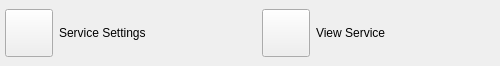
<?xml version="1.0" encoding="UTF-8"?>
<ui version="4.0">
 <class>ServiceSettingsWidgetUi</class>
 <widget class="QWidget" name="ServiceSettingsWidgetUi">
  <property name="geometry">
   <rect>
    <x>0</x>
    <y>0</y>
    <width>500</width>
    <height>62</height>
   </rect>
  </property>
  <property name="sizePolicy">
   <sizepolicy hsizetype="Expanding" vsizetype="Preferred">
    <horstretch>0</horstretch>
    <verstretch>0</verstretch>
   </sizepolicy>
  </property>
  <property name="windowTitle">
   <string>Form</string>
  </property>
  <layout class="QHBoxLayout" name="horizontalLayout">
   <property name="leftMargin">
    <number>0</number>
   </property>
   <property name="topMargin">
    <number>0</number>
   </property>
   <property name="rightMargin">
    <number>0</number>
   </property>
   <property name="bottomMargin">
    <number>0</number>
   </property>
   <item>
    <widget class="QFrame" name="m_ServiceSettingsFrame">
     <layout class="QHBoxLayout" name="horizontalLayout_2">
      <property name="leftMargin">
       <number>5</number>
      </property>
      <property name="topMargin">
       <number>0</number>
      </property>
      <property name="rightMargin">
       <number>0</number>
      </property>
      <property name="bottomMargin">
       <number>0</number>
      </property>
      <item>
       <widget class="VxPushButton" name="m_SettingsButton">
        <property name="minimumSize">
         <size>
          <width>48</width>
          <height>48</height>
         </size>
        </property>
        <property name="maximumSize">
         <size>
          <width>48</width>
          <height>48</height>
         </size>
        </property>
        <property name="text">
         <string/>
        </property>
        <property name="iconSize">
         <size>
          <width>48</width>
          <height>48</height>
         </size>
        </property>
       </widget>
      </item>
      <item>
       <widget class="QLabel" name="m_SettingsLabel">
        <property name="text">
         <string>Service Settings</string>
        </property>
       </widget>
      </item>
     </layout>
    </widget>
   </item>
   <item>
    <widget class="QFrame" name="m_ViewServiceFrame">
     <layout class="QHBoxLayout" name="horizontalLayout_3">
      <item>
       <widget class="VxPushButton" name="m_ViewServiceButton">
        <property name="minimumSize">
         <size>
          <width>48</width>
          <height>48</height>
         </size>
        </property>
        <property name="maximumSize">
         <size>
          <width>48</width>
          <height>48</height>
         </size>
        </property>
        <property name="text">
         <string/>
        </property>
        <property name="iconSize">
         <size>
          <width>48</width>
          <height>48</height>
         </size>
        </property>
       </widget>
      </item>
      <item>
       <widget class="QLabel" name="m_ViewServiceLabel">
        <property name="text">
         <string>View Service</string>
        </property>
       </widget>
      </item>
     </layout>
    </widget>
   </item>
  </layout>
 </widget>
 <customwidgets>
  <customwidget>
   <class>VxPushButton</class>
   <extends>QPushButton</extends>
   <header>VxPushButton.h</header>
  </customwidget>
 </customwidgets>
 <resources/>
 <connections/>
</ui>
